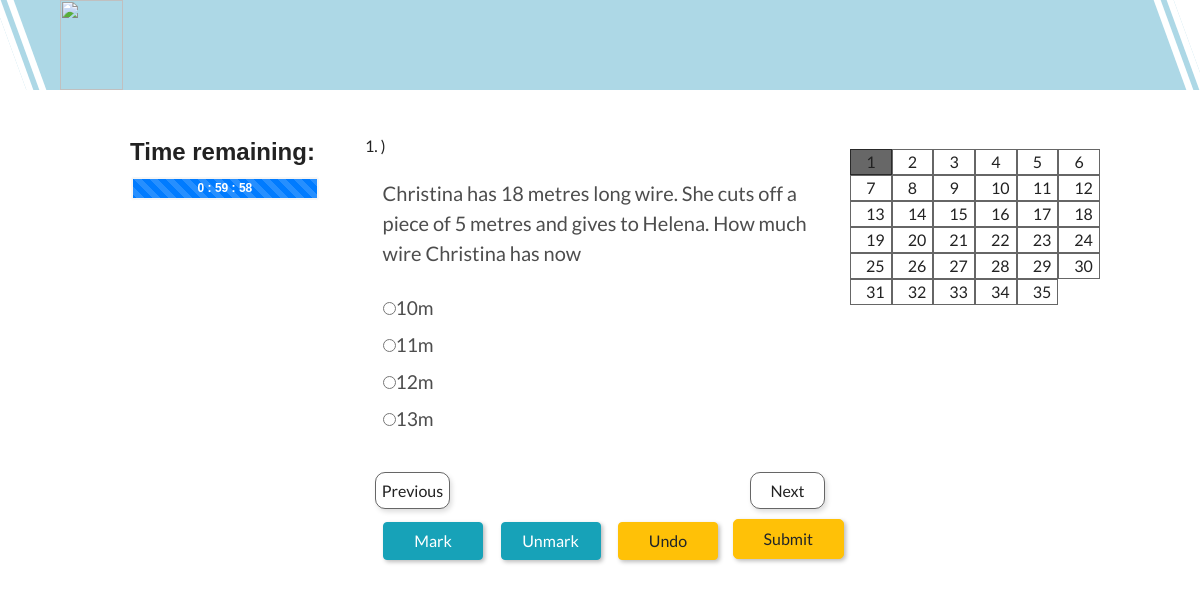
/101mathsolym/take/, run on the app's committed database.
### mcq/models.py (models this page shows, shortened)
class MCQQuestion(Question):
    answer_order = models.CharField(
        max_length=30, null=True, blank=True,
        choices=ANSWER_ORDER_OPTIONS,
        help_text="The order in which multichoice \
                    answer options are displayed \
                    to the user",
        verbose_name="Answer Order")
    def order_answers(self, queryset):
        if self.answer_order == 'content':
            return queryset.order_by('content')
        if self.answer_order == 'none':
            return queryset.order_by('None')
    def get_answers_list(self):
        return [ (answer.id, answer.content) for answer in self.order_answers(Answer.objects.filter(question=self))]
    class Meta:
        verbose_name = "Multiple Choice Question"
        verbose_name_plural = "Multiple Choice Questions"

class Answer(models.Model):
    question = models.ForeignKey(MCQQuestion, verbose_name='Question', on_delete=models.CASCADE)
    content = models.CharField(max_length=1000,
                               blank=False,
                               help_text="Enter the answer text that \
                                            you want displayed",
                               verbose_name="Content")
    correct = models.BooleanField(blank=False,
                                  default=False,
                                  help_text="Is this a correct answer?",
                                  verbose_name="Correct")
    class Meta:
        verbose_name = "Answer"
        verbose_name_plural = "Answers"

### quiz/models.py (models this page shows)
class Question(models.Model):
    quiz = models.ManyToManyField(Quiz,
                                  verbose_name=_("Quiz"),
                                  blank=True)
    category = models.ForeignKey(Category,
                                 verbose_name=_("Category"),
                                 blank=True,
                                 null=True, on_delete=models.CASCADE)
    standard = models.ForeignKey(Standard,
                                     verbose_name=_("Standard"),
                                     blank=True,
                                     null=True, on_delete=models.CASCADE)
    figure = models.ImageField(upload_to='uploads/%Y/%m/%d',
                               blank=True,
                               null=True,
                               verbose_name=_("Figure"))
    img1=models.ImageField(upload_to="option1/",null=True,verbose_name=_("Image1"),blank=True)
    img2=models.ImageField(upload_to="option2/",null=True,verbose_name=_("Image2"),blank=True)
    img3=models.ImageField(upload_to="option3/",null=True,verbose_name=_("Image3"),blank=True)
    img4=models.ImageField(upload_to="option4/",null=True,verbose_name=_("Image4"),blank=True)
    content = models.CharField(max_length=1000,
                               blank=False,
                               help_text=_("Enter the question text that "
                                           "you want displayed"),
                               verbose_name=_('Question'))
    objects = InheritanceManager()
    class Meta:
        verbose_name = _("Question")
        verbose_name_plural = _("Questions")
        ordering = ['category']
    def __str__(self):
        return self.content

### quiz/views.py (the view, shortened to what this page needs)
class QuizTake(TemplateView):
    template_name = 'question.html'
    def dispatch(self, request, *args, **kwargs):
        self.quiz = get_object_or_404(Quiz, url=self.kwargs['quiz_name'])
        if self.quiz.draft and not request.user.has_perm('quiz.change_quiz'):
            raise PermissionDenied
        self.logged_in_user = self.request.user.is_authenticated
        return super(QuizTake, self).dispatch(request, *args, **kwargs)
    answers = []
    def get_context_data(self, **kwargs):
        context = super(QuizTake, self).get_context_data(**kwargs)
        allquestion = self.quiz.get_questions()
        my_answers=[]
        d=[]
        q = {
                'question': '',
                'answers': []
            }
        for ques in allquestion:
            my_answers=[]
            q = {
                'question': '',
                'answers': []
            }
            q['question'] = ques
            ques_c = MCQQuestion.objects.get(id = int(ques.id))
            ques_choices = [x for x in ques_c.get_answers_list()]
            for choice in ques_choices:
                my_answers.append(choice)
            q['answers']=my_answers
            d.append(q)
        context['my_ques'] = d
        if hasattr(self, 'previous'):
            context['previous'] = self.previous
        if hasattr(self, 'progress'):
            context['progress'] = self.progress
        context['q_length'] = len(d)
        return context

### quiz/managers.py (called while the page is built, shortened)
    def select_subclasses(self, *subclasses):
        levels = None
        calculated_subclasses = self._get_subclasses_recurse(
            self.model, levels=levels)
        if not subclasses:
            subclasses = calculated_subclasses
        previous_select_related = self.query.select_related
        new_qs = self.select_related(*subclasses)
        previous_is_dict = isinstance(previous_select_related, dict)
        new_is_dict = isinstance(new_qs.query.select_related, dict)
        if previous_is_dict and new_is_dict:
            new_qs.query.select_related.update(previous_select_related)
        new_qs.subclasses = subclasses
        return new_qs

    def _chain(self, **kwargs):
        for name in ['subclasses', '_annotated']:
            if hasattr(self, name):
                kwargs[name] = getattr(self, name)
        return super()._chain(**kwargs)

    def _clone(self, klass=None, setup=False, **kwargs):
        if django.VERSION >= (2, 0):
            qs = super()._clone()
            for name in ['subclasses', '_annotated']:
                if hasattr(self, name):
                    setattr(qs, name, getattr(self, name))
            return qs
        for name in ['subclasses', '_annotated']:
            if hasattr(self, name):
                kwargs[name] = getattr(self, name)
        return super()._clone(**kwargs)

    def _get_subclasses_recurse(self, model, levels=None):
        related_objects = [
            f for f in model._meta.get_fields()
            if isinstance(f, OneToOneRel)]
        rels = [
            rel for rel in related_objects
            if isinstance(rel.field, OneToOneField)
            and issubclass(rel.field.model, model)
            and model is not rel.field.model
            and rel.parent_link
        ]
        subclasses = []
        if levels:
            levels -= 1
        for rel in rels:
            if levels or levels is None:
                for subclass in self._get_subclasses_recurse(
                        rel.field.model, levels=levels):
                    subclasses.append(
                        rel.get_accessor_name() + LOOKUP_SEP + subclass)
            subclasses.append(rel.get_accessor_name())
        return subclasses

    def get_queryset(self):
        return self._queryset_class(self.model)

### quiz/models.py (called while the page is built)
    def get_questions(self):
        return self.question_set.all().select_subclasses()

### quiz/templates/question.html (shortened to what this page needs)
{% extends "basetest.html" %}
{% load i18n%}
{% load static %}
{% block body %}
<div id="body">
  <div class="test-title">
  <div class="rows upper-bar">
      <div style="background:lightblue;transform:skewX(20deg);min-height:60px;margin-left:10px;margin-right:10px;border-left:20px double white;border-right:20px double white;">
      <div style="transform:skewX(-20deg);">
      <div class="container-fluid">
      <div class="col-sm-1 logo">
          <img src="{% static 'screenshots/logo1.jpg' %}"style="height: 90px">
      </div>
      </div>
      </div>
      </div>
      </div>
</div>
<br />
  <p>
  <div class="questions">
    <div class="row content container-fluid" style="margin-bottom:0;padding:0;">
      <div class="col-md-3">
      <div class="rows container-fluid" id="timer">
      Time remaining:<br/>
      </div>
</div>
    <div class="col-md-6">
    <form class="form-horizontal" method="POST">
{% for i in my_ques %}
{% ifequal forloop.counter 1 %}
<div class="question-no show-question" id={{forloop.counter}}>
  {% if i %}
  {{ forloop.counter  }}. )
    <div class="radio">
    <ul class="list-unstyled">{% csrf_token %}
  <label style="font-size:20px" for="{{i.question}}">{{i.question}} </label>
<br>
  {% for ans in i.answers %}
  <li><label  style="font-size: 1.2rem;"><input type="radio" id="question" value="{{ ans.0 }}" name={{forloop.parentloop.counter}} onchange="setAnswered('{{i.question.id}}');"></input>{{ ans.1 }}</label></li>
   {% endfor %}
  </ul>
  </div>
  {% endif %}
  </div>
{% endifequal %}
{% endfor %}
<center>
  <ul class="pager row">
    <div class="col-sm-3">
  <li class="previous pgr" id="prev" ><a onclick="(counter>1)?showQuestion(--counter):showQuestion(counter);">Previous</a></li>
</div>
<div class="col-md-6"></div>
<div class="col-sm-3">  <li class="next pgr" id="next"><a onclick="(counter<{{q_length}})?showQuestion(++counter):showQuestion(counter);">Next</a></li>
</div>
  </ul>
</center>
<div class="row container-fluid buttons" style="margin-bottom:0;">
  <div class="col-sm-3">
  <center>
  <button id="mark" type="button" class="btn btn-info" onclick="setMarked();" style="box-shadow: 2px 2px 4px #0004;">
  Mark
  </button>
  </center>
  </div>
  <div class="col-sm-3">
  <center>
  <button id="unmark" type="button" class="btn btn-info" onclick="unmarkbtn();" style="box-shadow: 2px 2px 4px #0004;">
  Unmark
  </button>
  </center>
  </div>
  <div class="col-sm-3">
  <center>
  <button id="undo" type="button" class="btn btn-warning" onclick="undobtn();" style="box-shadow: 2px 2px 4px #0004;">
  Undo
  </button>
  </center>
  </div>
  <div class="col-md-3">
    <center>
    {% if progress.0|add:1 == progress.1 %}
    <input type="submit" value={% trans "Submit" %} class="btn btn-warning" style="padding: 7px 30px 7px 30px;border-radius: 5px; box-shadow: 2px 2px 4px #0004;">
    {% else %}
        <input type="submit" value={% trans "Submit" %} class="btn btn-warning" style="padding: 7px 30px 7px 30px;border-radius: 5px; box-shadow: 2px 2px 4px #0004;">
    {% endif %}
  </center>
  </div>
  </div>
</form>
</div>
    <div class="col-md-3 question-grid" style="margin:0;">
      <div class="row">
        {% for i in my_ques %}
        <div class="col-md-2 td" id='table{{forloop.counter}}' onclick="showQuestion('{{forloop.counter}}');">
          {{ forloop.counter }}
        </div>
        {% endfor %}
      </div>
      </div>
      </div>
      </div>
      </div>
{% endblock %}

### static/navbar.css (style rules this page uses)
input[type="radio"] { margin-left: 30px; margin-top: 10px; }
#body { width: 100%; min-height: 100vh; background-color: #fff; }

### static/Style.css (style rules this page uses)
body { padding: 0%; margin: 0%; font-family: 'Lato'; }
*, *::before, *::after { margin: 0; padding:0; box-sizing: border-box; }
html { font-family: 'Roboto',sans-serif; font-size: 10px; height: 100%; }
body { overflow-x: hidden; height: 100%; }
a { text-decoration: none; }
ul { list-style: none; }
img { height:150px; width:100%; }

### quiz/templates/question.html (style rules this page uses)
div, .container-fluid { border:0px solid black; }
.question-grid { padding-top:15px; }
#timer { font-family: 'Orbitron', sans-serif; font-weight:900; font-size:150%; }
button { margin:3px; }
.pgr { width: auto; padding: 5px; border: 1px solid #0009; margin: 10px; border-radius: 10px; box-shadow: 2px 3px 5px #0002; cursor: pointer; }
.question-grid { right: 0; width: auto; }
.td, .th { cursor:pointer; text-align:center; border: 1px solid #0009; }
a { cursor:pointer; }
button { width:100px; }
.question-no { display: none; transition: 0.7s; }
.show-question { display: block; }

### data on the page
MCQQuestion: question "Christina has 18 metres long wire. She cuts off a piece of 5 metres and gives to Helena. How much wire Christina has now"
Answer: content "10m"
Answer: content "11m"
Answer: content "12m"
Answer: content "13m"
